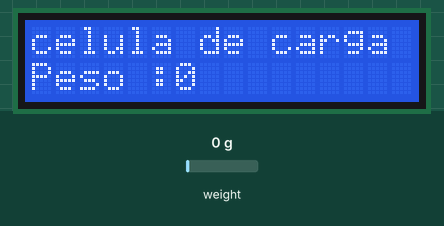
The sketch below on a simulated ESP32. Shown: 16×2 character LCD. The inputs (shaded band) are chosen by the test bench; at power-on: weight on the scale 0 g. What the sketch prints to the serial monitor is not drawn.

Above: at 2.2 s.
2.3 s: weight on the scale set to 100 g
At 3.2 s:
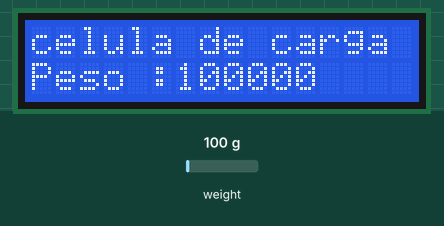
3.9 s: weight on the scale set to 1250 g
At 5.7 s:
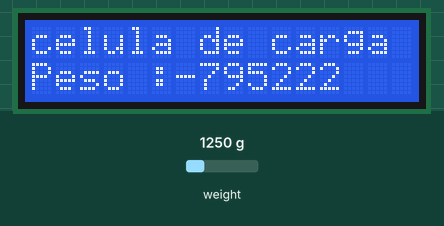
6.0 s: weight on the scale set to 2500 g
At 7.3 s:
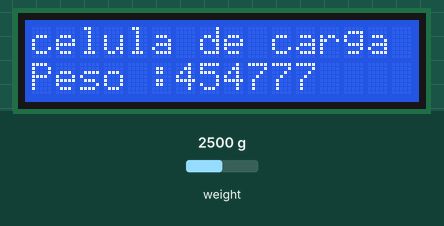
Timing chart, 0 to 9.0 s (numbered marks = the images above; inputs shaded):
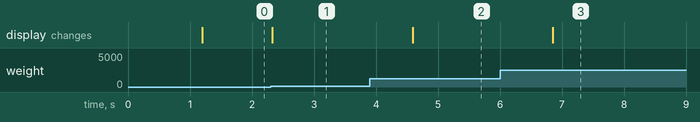

The sketch:

sketch.ino
```cpp
/* LCD
GND ligado no GND2
vcc ligado no 5V
SDA no pino 21
SCL no pino 22

Celula de carga(HX711):
GND ligado no GND1
VCC ligando no 3v3
Dt(pino de dados) ligado no pino 13
clock ligado no 14

pegar a biblioteca do LCD =  liquicrystal i2c
pegar a biblioteca do hx710 =  hx710
*/
#include <LiquidCrystal_I2C.h>
#include "HX711.h"

HX711 scale;


LiquidCrystal_I2C lcd(0x27,16,2);  // set the LCD address to 0x27 for a 16 chars and 2 line display

int valor;

int peso;


void setup() {
  // put your setup code here, to run once:
  Serial.begin(115200);
  // ascende a luz de fundo
  lcd.init();
  // initialize the lcd
  lcd.backlight();
  // inicializa o hx711 nos pinos 13 e 14
  scale.begin(13, 14);
  lcd.setCursor(0,0);
  //printa o hello world no lcd
  lcd.print("Inicializando");
  delay(1000);
  Serial.println("celula de carga");
}

void loop() {
  valor = scale.get_units(), 1;
  peso = map(valor,0,2100,0,5000);
  // printa o valor da celula de carga no lcd
  Serial.println(peso);
  // limpa o lcd
  lcd.clear();
  lcd.setCursor(0,0);
  //printa o hello world no lcd
  lcd.print("celula de carga");
  // coluna, linha
  lcd.setCursor(0,1);
  lcd.print("Peso :");
  lcd.print(peso);
  delay(1000); // this speeds up the simulation
}
```

Measured:
- after the input at 2.3 s, the display: changes at once (image 1)
- after the input at 3.9 s, the display: changes after 0.69 s (image 2)
- after the input at 6.0 s, the display: changes after 0.85 s (image 3)
